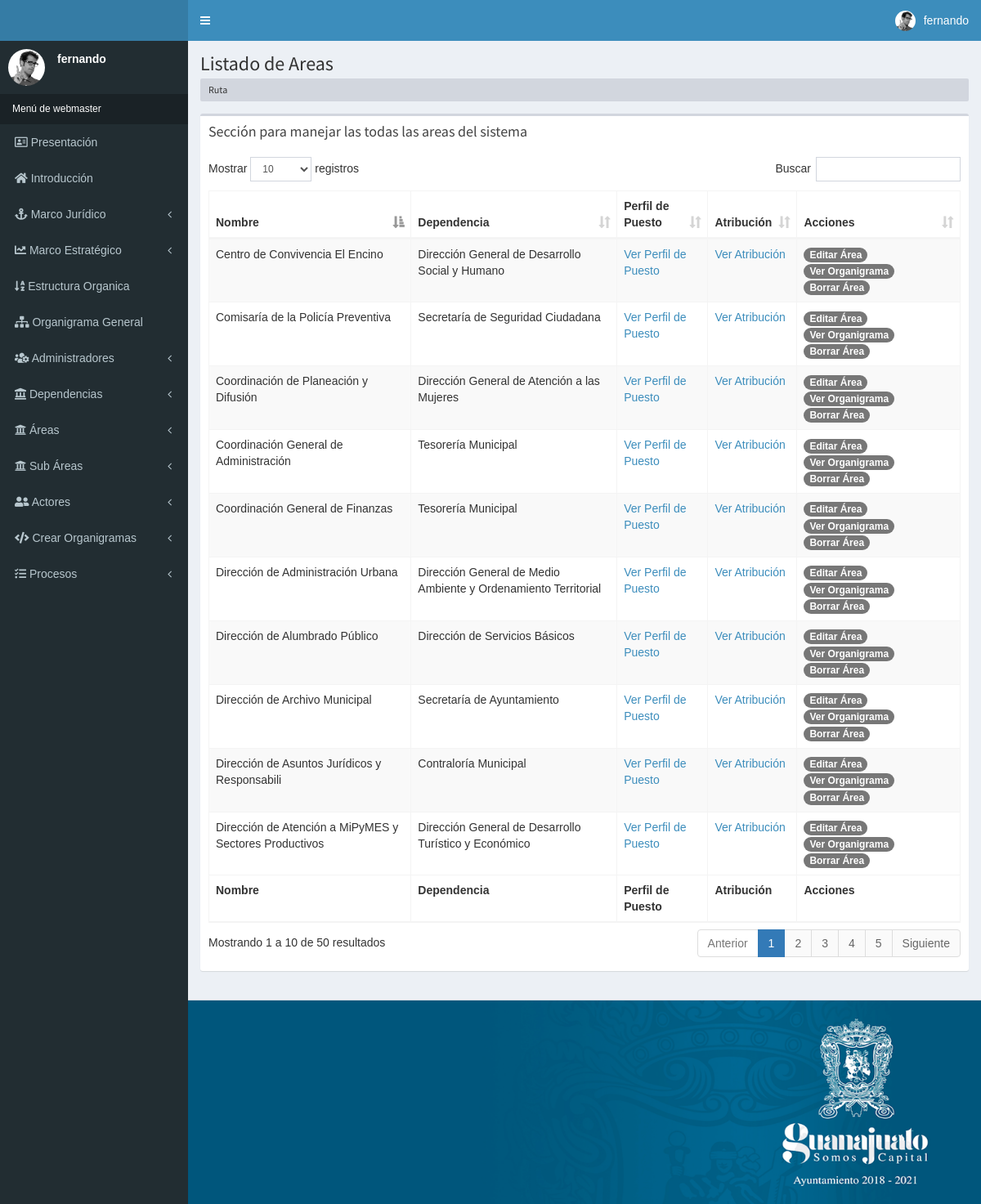
Page /lista-areas.php (signed in) on the committed database.
### tables this page shows
CREATE TABLE `areas` (
  `id_area` int(11) NOT NULL AUTO_INCREMENT,
  `nombre` varchar(100) NOT NULL,
  `dependencia_perteneciente` int(11) NOT NULL,
  `ruta_perfil_puesto` varchar(200) DEFAULT 'Sin Ruta',
  `ruta_atribucion` varchar(200) DEFAULT 'Sin Ruta',
  PRIMARY KEY (`id_area`)
);

CREATE TABLE `dependencias` (
  `id_dependencia` int(11) NOT NULL AUTO_INCREMENT,
  `nombre` varchar(100) NOT NULL,
  `ruta_objetivo_general` varchar(200) DEFAULT NULL,
  `ruta_perfil_puesto` varchar(200) DEFAULT NULL,
  `ruta_atribuciones` varchar(200) DEFAULT NULL,
  PRIMARY KEY (`id_dependencia`)
);

### lista-areas.php (the view, shortened to what this page needs)
<!DOCTYPE html>
<html>
  <?php
    include_once 'funciones/funciones.php';
    include_once 'templates/header.php';
  ?>
<body class="hold-transition skin-blue sidebar-mini">
<div class="wrapper">
  <?php
    include_once 'templates/barra.php';
    include_once 'templates/asidebar.php';
  ?>
<div class="content-wrapper">
  <section class="content-header">
    <h1>
      Listado de Areas
    </h1>
    <h4 class="breadcrumb">Ruta</h4>
  </section>
  <section class="content">
      <div class="row">
        <div class="col-xs-12">
          <div class="box">
            <div class="box-header">
              <h3 class="box-title">Sección para manejar las todas las areas del sistema</h3>
            </div>
            <div class="box-body">
              <div class="table-responsive">
                <table id="registros" class="table table-bordered table-striped">
                  <thead>
                  <tr>
                    <th>Nombre</th>
                    <th>Dependencia</th>
                    <th>Perfil de Puesto</th>
                    <th>Atribución</th>
                    <th>Acciones</th>
                  </tr>
                  </thead>
                  <tbody>
                    <?php
                    try {
                    $stmt = $objetoPDO->prepare("SELECT a.id_area, a.nombre, a.dependencia_perteneciente,a.ruta_perfil_puesto,a.ruta_atribucion,depen.nombre as nombre_depen FROM areas as a INNER JOIN dependencias as depen on a.dependencia_perteneciente = depen.id_dependencia");
                    $stmt->execute();
                    $resultado = $stmt->fetchAll(PDO::FETCH_ASSOC);
                    foreach($resultado as $row)
                    {
                      ?>
                      <tr>
                        <td><?php echo $row["nombre"]; ?></td>
                        <td><?php echo $row['nombre_depen']; ?></td>
                        <td><a href="<?php echo './perfiles-pdf/areas/'.$row['ruta_perfil_puesto'];?>" target="_blank">Ver Perfil de Puesto</a></td>
                        <td><a href="<?php echo './atribuciones-pdf/areas/'.$row['ruta_atribucion'];?>" target="_blank">Ver Atribución</a></td>
                        <td>
                          <a href="editar-area.php?id=<?php echo $row['id_area']?>" class="badge badge-success">Editar Área</a>
                          <a href="organigrama-area.php?ida=<?php echo $row['id_area'].'&idp='.$row['dependencia_perteneciente'];?>" class="badge badge-success">Ver Organigrama</a>
                          <a href="" class="badge badge-success borrar_registro" data-id="<?php echo $row['id_area'];?>">Borrar Área</a>
                        </td>
                      </tr>
                    <?php }
                    } catch (\Throwable $th) {
                    }
                    ?>
                  </tbody>
                  <tfoot>
                  <tr>
                    <th>Nombre</th>
                    <th>Dependencia</th>
                    <th>Perfil de Puesto</th>
                    <th>Atribución</th>
                    <th>Acciones</th>
                  </tr>
                  </tfoot>
                </table>
              </div>
            </div>
          </div>
        </div>
      </div>
    </section>
</div>
  <?php
    include_once 'templates/footer.php';
  ?>
</div>
</body>
</html>

### css/crear-admin.css (style rules this page uses)
.content { min-height: 0px; }
body { font-family: Arial, Helvetica, sans-serif; }

### rows in the picture
areas: nombre "Comisaría de la Policía Preventiva", dependencias.nombre "Secretaría de Seguridad Ciudadana"
areas: nombre "Dirección de Archivo Municipal", dependencias.nombre "Secretaría de Ayuntamiento"
areas: nombre "Coordinación General de Administración", dependencias.nombre "Tesorería Municipal"
areas: nombre "Coordinación General de Finanzas", dependencias.nombre "Tesorería Municipal"
areas: nombre "Dirección de Asuntos Jurídicos y Responsabili", dependencias.nombre "Contraloría Municipal"
areas: nombre "Coordinación de Planeación y Difusión", dependencias.nombre "Dirección General de Atención a las Mujeres"
areas: nombre "Dirección de Administración Urbana", dependencias.nombre "Dirección General de Medio Ambiente y Ordenamiento Territorial"
areas: nombre "Dirección de Atención a MiPyMES y Sectores Productivos", dependencias.nombre "Dirección General de Desarrollo Turístico y Económico"
areas: nombre "Centro de Convivencia El Encino", dependencias.nombre "Dirección General de Desarrollo Social y Humano"
areas: nombre "Dirección de Alumbrado Público", dependencias.nombre "Dirección de Servicios Básicos"

### other values in the picture
$_SESSION["usuario"] "fernando"
$_SESSION['rol'] "webmaster"
